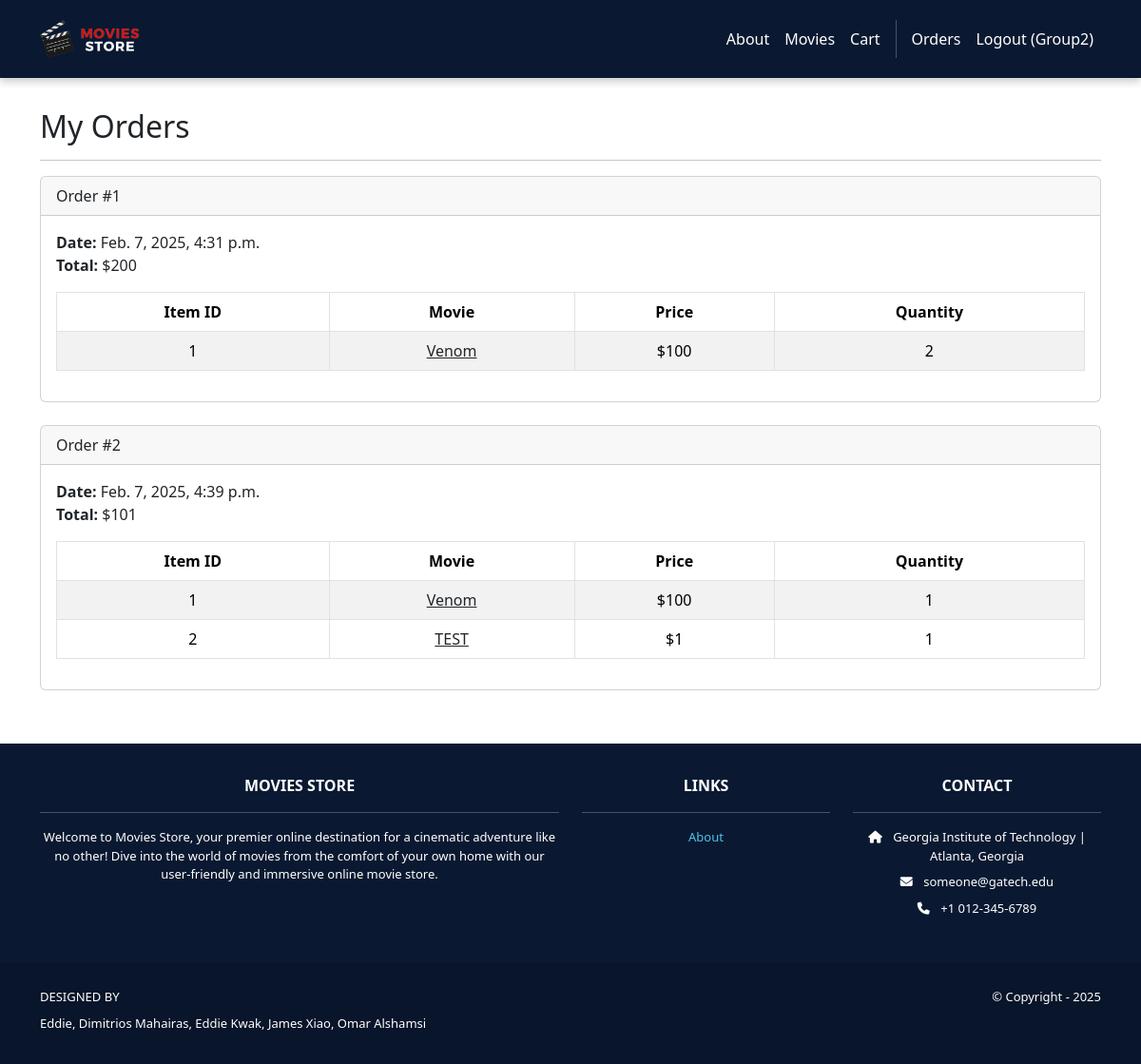
/accounts/orders/ (signed in), run on an earlier commit of the app's database.
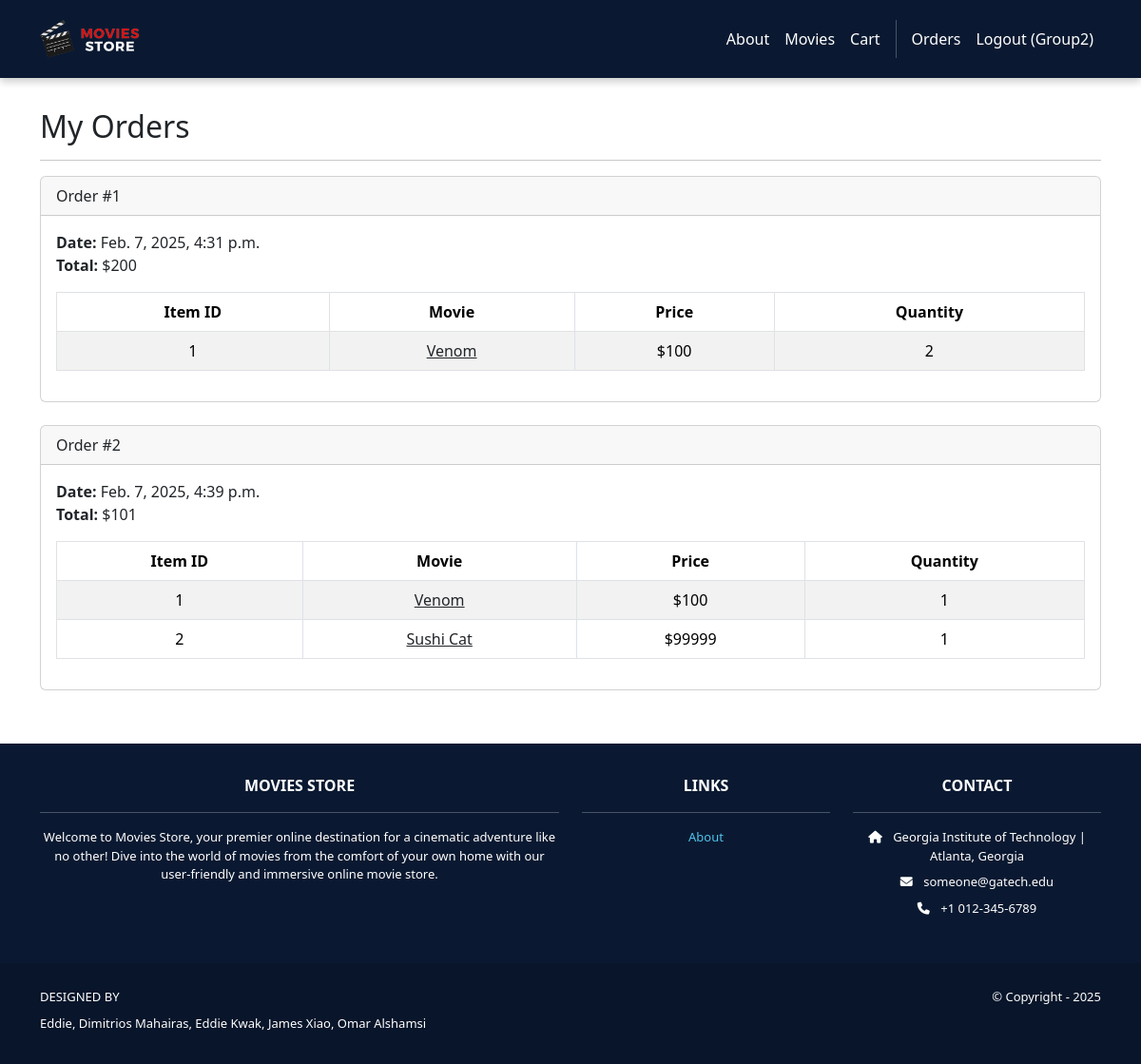
And on a later commit of the database.
### cart/models.py (models this page shows, shortened)
class Item(models.Model):
    id = models.AutoField(primary_key=True)
    price = models.IntegerField()
    quantity = models.IntegerField()
    order = models.ForeignKey(Order,
        on_delete=models.CASCADE)
    movie = models.ForeignKey(Movie,
        on_delete=models.CASCADE)

### movies/models.py (models this page shows, shortened)
class Movie(models.Model):
    id = models.AutoField(primary_key=True)
    name = models.CharField(max_length=255)
    price = models.IntegerField()
    description = models.TextField()
    image = models.ImageField(upload_to='movie_images/')

### accounts/views.py (the view)
# urls.py: path('orders/', views.orders, name = 'accounts.orders'),
@login_required
def orders(request):
    template_data = {}
    template_data['title'] = 'Orders'
    template_data['orders'] = request.user.order_set.all()
    return render(request, 'accounts/orders.html', {'template_data': template_data})

### accounts/templates/accounts/orders.html
{% extends 'base.html' %}
{% block content %}
<div class="p-3">
  <div class="container">
    <div class="row mt-3">
      <div class="col mx-auto mb-3">
        <h2>My Orders</h2>
        <hr />
        {% for order in template_data.orders %}
        <div class="card mb-4">
          <div class="card-header">
            Order #{{ order.id }}
          </div>
          <div class="card-body">
            <b>Date:</b> {{ order.date }}<br />
            <b>Total:</b> ${{ order.total }}<br />
            <table class="table table-bordered table-striped text-center mt-3">
              <thead>
                <tr>
                  <th scope="col">Item ID</th>
                  <th scope="col">Movie</th>
                  <th scope="col">Price</th>
                  <th scope="col">Quantity</th>
                </tr>
              </thead>
              <tbody>
                {% for item in order.item_set.all %}
                <tr>
                  <td>{{ item.movie.id }}</td>
                  <td>
                    <a class="link-dark" href="{% url 'movies.show' id=item.movie.id %}">
                      {{ item.movie.name }}
                    </a>
                  </td>
                  <td>${{ item.movie.price }}</td>
                  <td>{{ item.quantity }}</td>
                </tr>
                {% endfor %}
              </tbody>
            </table>
          </div>
        </div>
        {% endfor %}
      </div>
    </div>
  </div>
</div>
{% endblock content %}

What changed in the data, as far as the page shows it:
changed through a linked row, Item: movie.name "TEST" → "Sushi Cat"; movie.price "1" → "99999"
